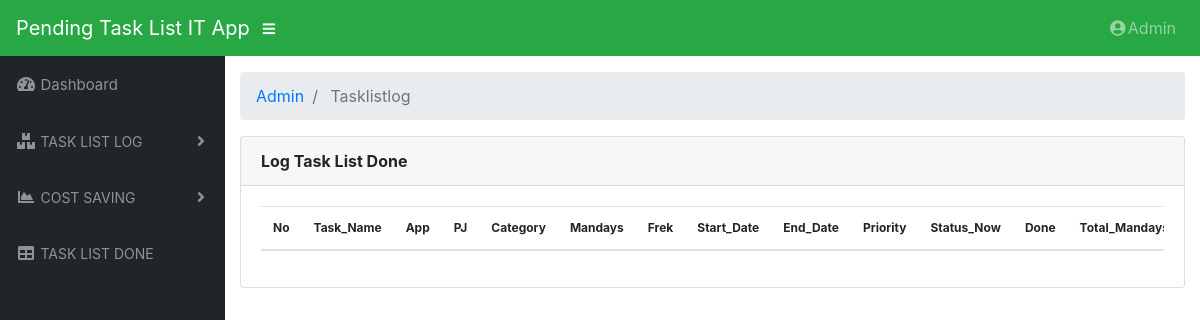
The page /index.php/admin/tasklistlog on the database as committed earlier.
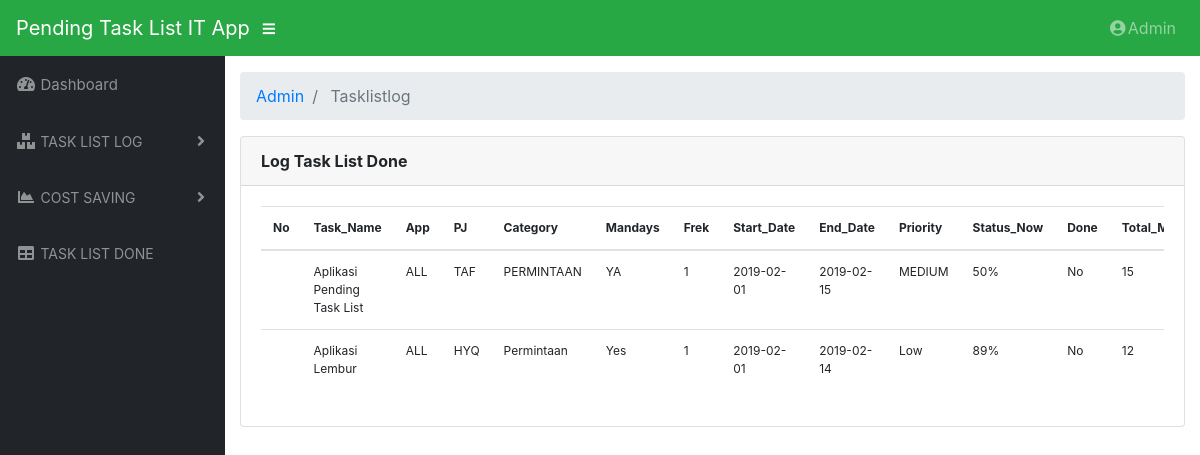
The same page on the database as committed later.
### tables this page shows
CREATE TABLE `tasklists` (
  `task_id` int(11) NOT NULL,
  `task_name` varchar(150) NOT NULL,
  `application` varchar(15) NOT NULL,
  `pj` varchar(10) NOT NULL,
  `category` varchar(15) NOT NULL,
  `mandays` varchar(5) NOT NULL,
  `frekuensi` int(11) NOT NULL,
  `start_date` date NOT NULL,
  `end_date` date NOT NULL,
  `priority` varchar(10) NOT NULL,
  `stat_now` int(11) NOT NULL,
  `stat_lin` int(11) NOT NULL,
  `done` varchar(10) NOT NULL,
  `description` text NOT NULL,
  `sum_mandays` int(11) NOT NULL,
  `level_task` int(11) NOT NULL,
  `type_task` int(11) NOT NULL
);

### application/controllers/admin/TasklistLog.php (called while the page is built, shortened)
<?php
class TasklistLog extends CI_Controller
{
  public function __construct()
  {
      $this->load->model("Tasklist_model");
      $this->load->library('form_validation');
  }
  public function index()
  {
      $data["tasklists"] = $this->Tasklist_model->getAll();
      $this->load->view("admin/tasklistlog/list_log", $data);
  }
}

### index.php (called while the page is built, shortened)
<?php
require_once BASEPATH.'core/CodeIgniter.php';

### application/models/Tasklist_model.php (called while the page is built, shortened)
<?php defined('BASEPATH') OR exit('No direct script access allowed');
class Tasklist_model extends CI_Model
{
    private $_table = "tasklists";
    public function getAll()
    {
        return $this->db->get($this->_table)->result();
    }
}

### application/views/admin/tasklistlog/list_log.php (the view, shortened to what this page needs)
<!DOCTYPE html>
<html lang="en">
<head>
	<?php $this->load->view("admin/_partials/head.php") ?>
</head>
<body id="page-top">
  <?php $this->load->view("admin/_partials/navbar.php") ?>
	<div id="wrapper">
    <?php $this->load->view("admin/_partials/sidebar.php") ?>
    <div id="content-wrapper">
      <div class="container-fluid">
        <?php $this->load->view("admin/_partials/breadcrumbs.php") ?>
        <div class="card mb-3">
          <div class="card-header" style="font-color:blue">
						<a><strong>Log Task List Done</strong></a>
					</div>
          <div class="card-body">
            <div class="table-responsive">
              <table class="table table-hover" id="dataTable" width="100%" cellspacing="0" style="font-size:12px">
                <thead>
									<tr>
                    <th>No</th>
										<th>Task_Name</th>
										<th>App</th>
										<th>PJ</th>
										<th>Category</th>
										<th>Mandays</th>
										<th>Frek</th>
										<th>Start_Date</th>
										<th>End_Date</th>
										<th>Priority</th>
										<th>Status_Now</th>
										<th>Done</th>
                    <th>Total_Mandays</th>
									</tr>
								</thead>
                <tbody>
									<?php foreach ($tasklists as $tasklist): ?>
									<tr>
                    <td></td>
										<td><?php echo $tasklist->task_name ?></td>
										<td><?php echo $tasklist->application ?></td>
										<td><?php echo $tasklist->pj ?>	</td>
										<td><?php echo $tasklist->category ?></td>
										<td><?php echo $tasklist->mandays ?></td>
										<td><?php echo $tasklist->frekuensi ?></td>
										<td><?php echo $tasklist->start_date ?></td>
										<td><?php echo $tasklist->end_date ?></td>
										<td><?php echo $tasklist->priority ?></td>
										<td><?php echo $tasklist->stat_now ?>%</td>
										<td><?php echo $tasklist->done ?></td>
										<td><?php echo $tasklist->sum_mandays ?></td>
									</tr>
									<?php endforeach; ?>
								</tbody>
              </table>
            </div>
          </div>
    </div>
  </div>
</body>
</html>

### application/views/admin/_partials/breadcrumbs.php
<ol class="breadcrumb">
<?php foreach ($this->uri->segments as $segment): ?>
	<?php
		$url = substr($this->uri->uri_string, 0, strpos($this->uri->uri_string, $segment)) . $segment;
		$is_active =  $url == $this->uri->uri_string;
	?>
	<li class="breadcrumb-item <?php echo $is_active ? 'active': '' ?>">
		<?php if($is_active): ?>
			<?php echo ucfirst($segment) ?>
		<?php else: ?>
			<a href="<?php echo site_url($url) ?>"><?php echo ucfirst($segment) ?></a>
		<?php endif; ?>
	</li>
<?php endforeach; ?>
</ol>

Rows that differ between the two databases and show on the page:
added tasklists: task_name "Aplikasi Pending Task List", application "ALL", pj "TAF", category "PERMINTAAN", mandays "YA", frekuensi "1", start_date "2019-02-01", end_date "2019-02-15", priority "MEDIUM", stat_now "50", done "No", sum_mandays "15"
added tasklists: task_name "Aplikasi Lembur", application "ALL", pj "HYQ", category "Permintaan", mandays "Yes", frekuensi "1", start_date "2019-02-01", end_date "2019-02-14", priority "Low", stat_now "89", done "No", sum_mandays "12"
